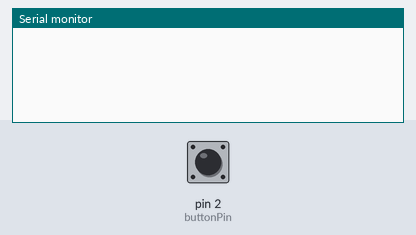
The sketch below on a simulated Arduino Uno, built with avr-gcc and run on an emulated ATmega328P. Parts: the last lines printed to the serial monitor. The test bench sets the inputs (shaded band); at power-on: pin 2 (buttonPin) HIGH.

Above: at 1.2 s.
1.3 s: pin 2 (buttonPin) pulled LOW for 0.15 s
At 1.9 s:
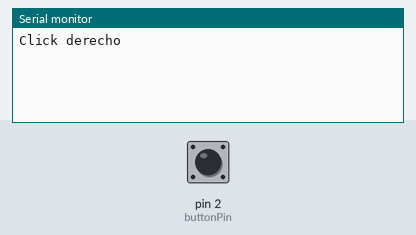
3.0 s: pin 2 (buttonPin) pulled LOW for 3.2 s
At 7.3 s:
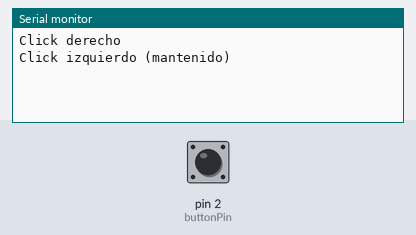

Measured:
- after the input at 1.3 s, the serial monitor: prints a new line after 0.21 s (image 1)
- after the input at 3.0 s, the serial monitor: prints a new line after 3.3 s (image 2)

The sketch:

codigo_botones.ino
```cpp
// Definición de pines
const int buttonPin = 2;  // Pin donde está conectado el botón

// Variables de estado del botón
int buttonState = HIGH;      // Estado actual del botón
int lastButtonState = HIGH;  // Estado anterior del botón
unsigned long lastDebounceTime = 0;  // Último tiempo de rebote del botón
unsigned long debounceDelay = 50;    // Tiempo de rebote en milisegundos

// Variables para el doble click
boolean doubleClickDetected = false;
unsigned long lastClickTime = 0;
unsigned long doubleClickDelay = 250;

// Variables para el click izquierdo mantenido
boolean longClickDetected = false;
unsigned long longClickStartTime = 0;
unsigned long longClickDelay = 1000; // 1 segundos

// Inicialización del programa
void setup() {
  Serial.begin(9600); // Inicia la comunicación serial a 9600 baudios
  pinMode(buttonPin, INPUT_PULLUP); // Configura el pin del botón como entrada con pull-up
}

// Función para detectar eventos del botón
void checkButton() {
  int reading = digitalRead(buttonPin); // Lee el estado del botón
  unsigned long currentTime = millis(); // Obtener el tiempo actual

  // Aplica el debounce al botón
  if (reading != lastButtonState) {
    lastDebounceTime = currentTime;
  }

  if ((currentTime - lastDebounceTime) > debounceDelay) {
    if (reading != buttonState) {
      buttonState = reading;

      // Si se detecta un cambio de estado en el botón
      if (buttonState == LOW) { // Botón presionado
        if ((currentTime - lastClickTime) < doubleClickDelay) { // Si es un doble click
          doubleClickDetected = true;
        }
        lastClickTime = currentTime;

        // Si se detecta un click izquierdo mantenido
        longClickStartTime = currentTime; // Actualiza el tiempo de inicio del click izquierdo mantenido
        longClickDetected = true; // Indica que se está detectando un click izquierdo mantenido
      } else { // Botón liberado
        if (longClickDetected && (currentTime - longClickStartTime) >= longClickDelay) {
          Serial.println("Click izquierdo (mantenido)");
          longClickDetected = false; // Reinicia la detección del click izquierdo mantenido
        } else if (!doubleClickDetected) {
          Serial.println("Click derecho");
        }
      }
    }
  }

  lastButtonState = reading;
}

// Función principal del programa
void loop() {
  checkButton(); // Verifica el estado del botón

  // Envía información a la consola serial según el evento detectado
  if (doubleClickDetected) {
    Serial.println("Doble click detectado");
    doubleClickDetected = false; // Reinicia la detección del doble click
  }

  delay(10); // Pequeña pausa para estabilidad del programa
}
```
